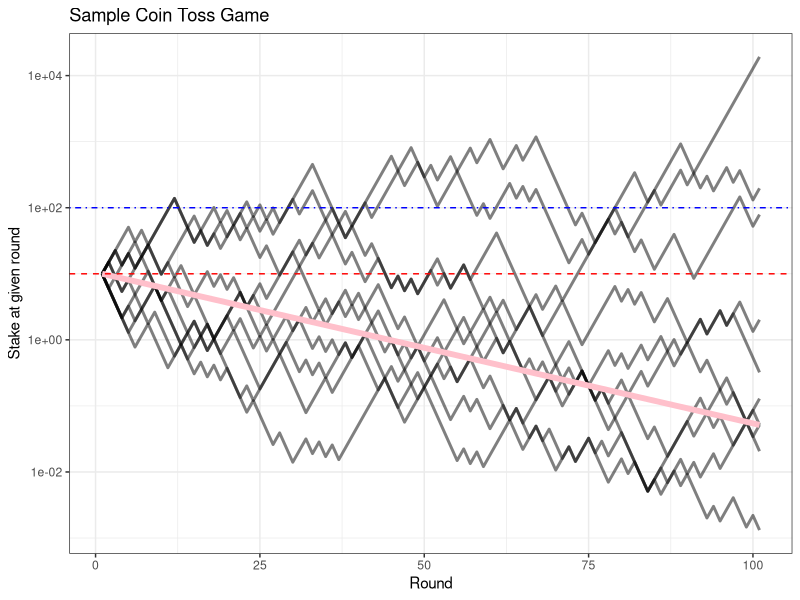
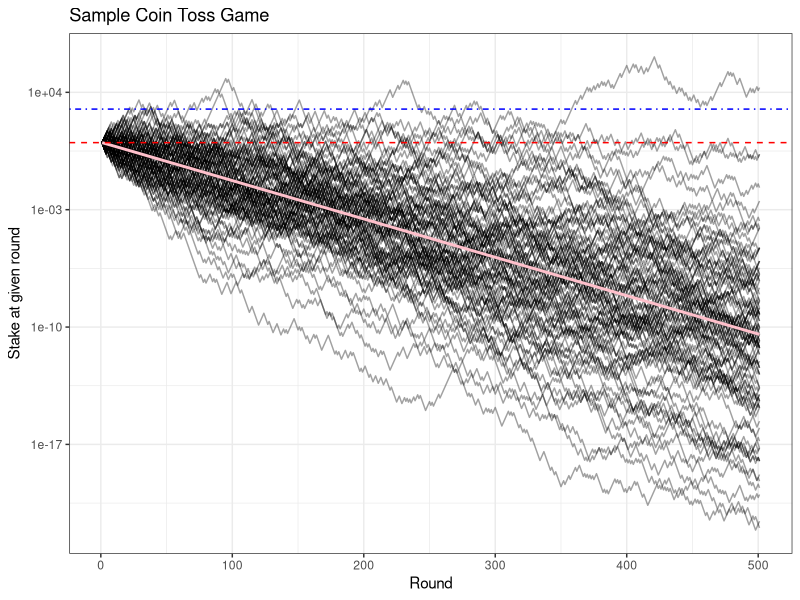
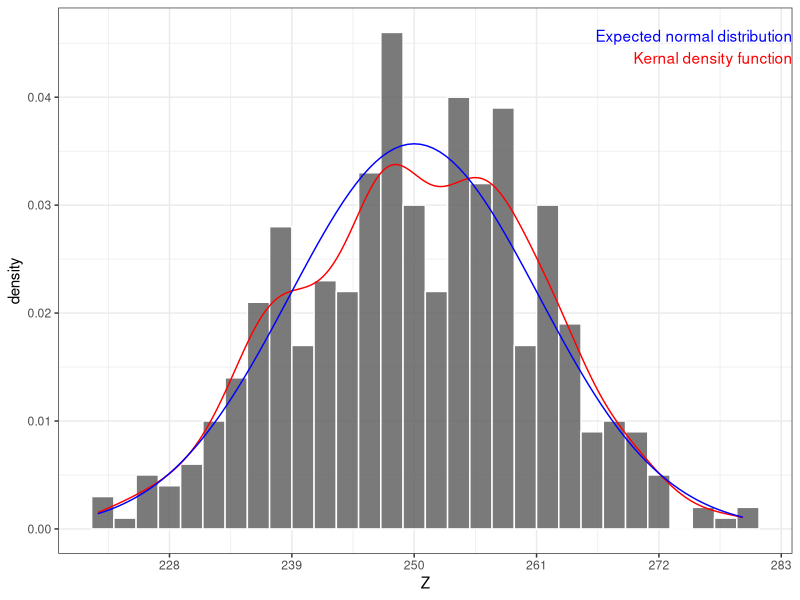

Generate these figures, in order, with R:
## ---- chunk 1
knitr::opts_chunk$set(
	echo = TRUE,
	message = FALSE,
	warning = FALSE
)
library(ggplot2)
library(dplyr)
library(rmarkdown)
library(reshape2)
set.seed(53)
## ---- chunk 2
One_Game <- function(Win = 1.5, Lose = 0.6, Startvalue = 10, rounds = 100,head_prob = 0.5){
    
  #Input Checks
  stopifnot(is.numeric(Win) & is.numeric(Lose) & is.numeric(Startvalue) & is.numeric(rounds) & is.numeric(head_prob) & Win > 1 & Lose < 1 & rounds%%1 == 0 & rounds >= 1 & head_prob < 1 & head_prob > 0)
  
  # Creating a vector of length rounds that contains the results for the coin tosses (0 for tail and 1 for head)
  Outcomes = sample(0:1, size=rounds, prob = c(1-head_prob,head_prob),replace = TRUE)
    
  # Creating a vector that contains the stake at each round based on the Outcomes above.
  Spielverlauf = Startvalue
  index=1
  for(toss in Outcomes){
    if(toss){
      Spielverlauf = c(Spielverlauf,Spielverlauf[index]*Win)
    } else{
      Spielverlauf = c(Spielverlauf,Spielverlauf[index]*Lose)
    }
    index = index + 1
  }
  
  return(Spielverlauf)
}
## ---- chunk 3
One_Game()
## ---- chunk 4
Many_Games <- function(players = 10, rounds = 100, ...){
  
  #Input Checks
  stopifnot(is.numeric(players) & players >= 1)
  
  #Creating an empty data frame of the needed dimensions
  df <- data.frame(matrix(nrow = (rounds+1),ncol = players))
  
  #Filling the data frame column by column with the results of One_Game
  for(i in 1:ncol(df)){
    df[,i] <- One_Game(rounds = rounds, ...)
  }

  return(df)
}
## ---- chunk 5
paged_table(Many_Games())
## ---- chunk 6
Many_Games_plot <- function(Startvalue = 10, rounds = 100, players = 10, Win = 1.5, Lose = 0.6, ...){
  
df <- Many_Games(Startvalue = Startvalue, rounds = rounds, Win = Win, Lose = Lose, players = players,...)

df$index <- 1:nrow(df)

df_long <- melt(df , id.vars = 'index', variable.name = 'Spieler')

g <- ggplot(df_long, aes(index,value))+ 
      geom_line(aes(group = Spieler),alpha=1/log10(rounds),size=1/log10(players))+
      scale_y_log10()+
      geom_function(fun = function(index) Startvalue*((Win*Lose)^0.5)^(index-1),color="pink",size=2/log10(players))+
      geom_hline(yintercept = Startvalue,color="red",linetype="dashed")+
      geom_hline(yintercept = Startvalue*players,color="blue",linetype="dotdash")+
      labs(title="Sample Coin Toss Game", x= "Round", y="Stake at given round")+
      theme_bw()

    return(g)
}
## ---- chunk 7
Many_Games_plot()
Many_Games_plot(players = 100,rounds = 500)
## ---- chunk 8
Log_Games <- function(Startvalue = 10, rounds = 100, players = 50, Win = 1.5, Lose = 0.6, head_prob=0.5){
  
  End_res <- Many_Games(players = players,rounds = rounds, Win=Win, Lose=Lose,head_prob=head_prob) %>% mutate(index=1:(rounds+1)) %>% melt(id.vars = 'index', variable.name = 'Spieler') %>% filter(index == rounds)
  
  Z <- logb(End_res$value/(Startvalue*Lose^rounds),base=(Win/Lose))
  
  g <- ggplot(as.data.frame(Z),aes(x=Z))+
    geom_histogram(aes(y=..density..),color="white",alpha = 0.8)+
    geom_density(alpha = 0, color = "red")+
    scale_x_continuous(breaks=round(seq(-3,3,1)*sd(Z)+mean(Z)))+
    stat_function(fun = dnorm, args = list(mean = rounds*head_prob, sd = sqrt(rounds*head_prob*(1-head_prob))),color="blue")+
    annotate("text", x=Inf, y = Inf, label = "\nExpected normal distribution", vjust=1, hjust=1, color = "blue")+
    annotate("text", x=Inf, y = Inf, label = "\n\nKernal density function", vjust=1, hjust=1, color = "red")+
    theme_bw()

  
  return(g)
}
## ---- chunk 9
Log_Games(players = 500,rounds = 500)
## ---- chunk 10
Winning <- function(rounds = 100, players = 1, Win = 1.5, Lose = 0.6, head_prob=0.5,...){
  
  zaehler = (rounds/(1-log(Win)/log(Lose)))  + log(players)/log(Win/Lose) - rounds*head_prob
  nenner = sqrt(rounds*head_prob*(1-head_prob))
  
  return(pnorm(zaehler/nenner,lower.tail = FALSE))
    
}
